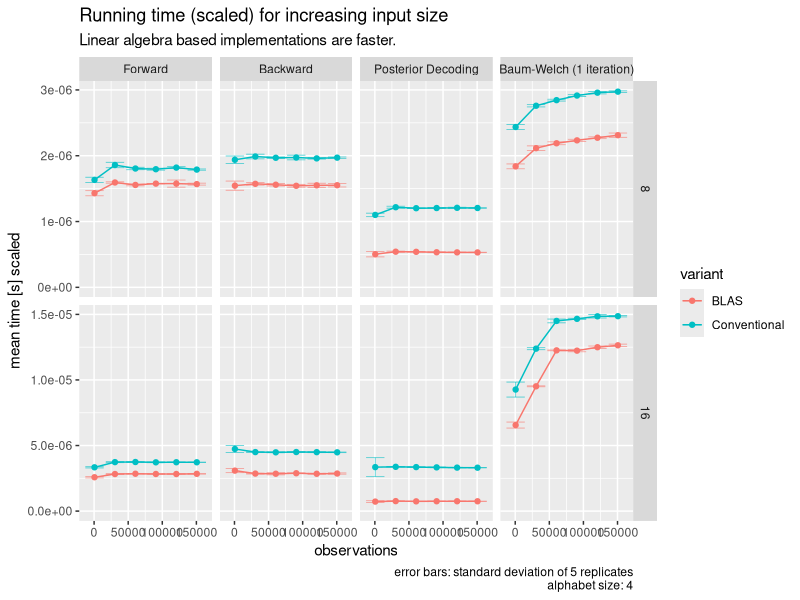
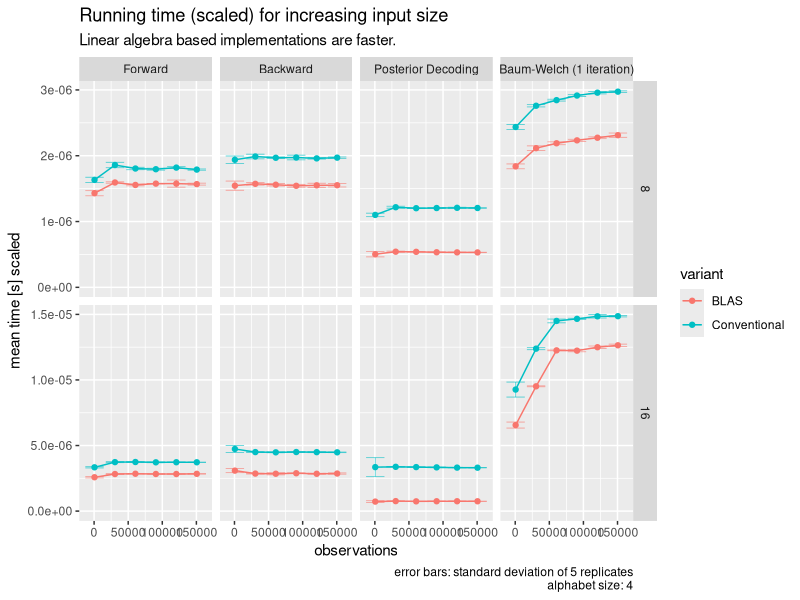

R code for these plots, in order:
library(tidyverse)
library(ggpubr)
library(svglite)

setwd("~/bioinformatics/hmm/git_tc_hmmmlib/test_framework/plots")

# This figure shows that the matrix implementation is faster than the conventional implementation
# All fwbw based algorithms
# scaled by theoretical running time
# full density


# Consider varying statespace and varying alphabet
# Yet i don't know how to show that the iterations in baum-welch are linearly scaled

# The data is produced by running_time_figure_A.py


## Inputsize ##

data = read_csv("../data/A.csv", col_names = F)
names(data) = c('test',
                'observations',
                'time',
                'algorithm',
                'variant',
                'iterations',
                'statespace')

data$algorithm = data %>% pull(algorithm) %>% recode(forward = "Forward",
                                                     backward_time = "Backward",
                                                     baumWelch = "Baum-Welch (1 iteration)",
                                                     posteriorDecoding = "Posterior Decoding")

# Control the order of variables in geom_grid
data$algorithm = factor(data$algorithm, levels=c("Forward", "Backward", "Posterior Decoding", "Baum-Welch (1 iteration)"))


data_input = data %>% filter(test == "inputsize")


data_input_grouped = data_input %>%
    mutate_at(vars(iterations), factor) %>%
    group_by(observations, algorithm, variant, iterations, statespace) %>%
    summarise(mean = mean(time), sd = sd(time))



data_input_grouped %>% filter(iterations == "1" |
                                  is.na(iterations)) %>%
    filter(variant != "Conventional sparse") %>%
    ggplot(aes(observations, mean / observations, color = variant)) +
    geom_point() +
    geom_line() +
    geom_errorbar(aes(ymin = (mean - sd)/observations, ymax = (mean + sd)/observations), size = 0.3, alpha = .65) +
    facet_grid(statespace ~ algorithm, scales = "free") +
    labs(y = "mean time [s] scaled",
         caption = "error bars: standard deviation of 5 replicates\nalphabet size: 4",
         title = "Running time (scaled) for increasing input size",
         subtitle = "Linear algebra based implementations are faster.") +
    geom_hline(yintercept = 0, alpha = 0)
ggsave("figure_A.pdf", height = 6, width = 10)
